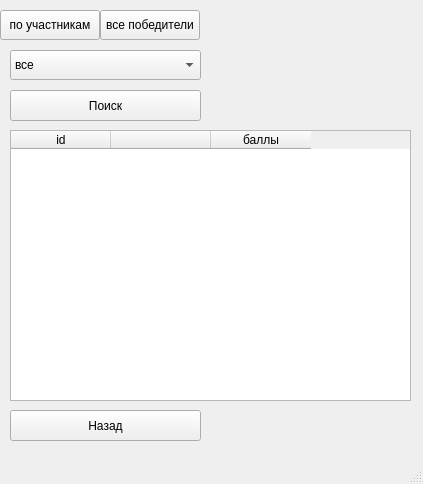
<?xml version="1.0" encoding="UTF-8"?>
<ui version="4.0">
 <class>MainWindow</class>
 <widget class="QMainWindow" name="MainWindow">
  <property name="geometry">
   <rect>
    <x>0</x>
    <y>0</y>
    <width>423</width>
    <height>484</height>
   </rect>
  </property>
  <property name="minimumSize">
   <size>
    <width>423</width>
    <height>473</height>
   </size>
  </property>
  <property name="windowTitle">
   <string>Статистика</string>
  </property>
  <property name="windowOpacity">
   <double>4.000000000000000</double>
  </property>
  <property name="autoFillBackground">
   <bool>false</bool>
  </property>
  <widget class="QWidget" name="centralwidget">
   <widget class="QComboBox" name="comboBox">
    <property name="geometry">
     <rect>
      <x>10</x>
      <y>50</y>
      <width>191</width>
      <height>30</height>
     </rect>
    </property>
    <item>
     <property name="text">
      <string>все</string>
     </property>
    </item>
   </widget>
   <widget class="QTableWidget" name="tableWidget">
    <property name="geometry">
     <rect>
      <x>10</x>
      <y>130</y>
      <width>401</width>
      <height>271</height>
     </rect>
    </property>
    <column>
     <property name="text">
      <string>id</string>
     </property>
    </column>
    <column>
     <property name="text">
      <string/>
     </property>
    </column>
    <column>
     <property name="text">
      <string>баллы</string>
     </property>
    </column>
   </widget>
   <widget class="QPushButton" name="btn_search">
    <property name="geometry">
     <rect>
      <x>10</x>
      <y>90</y>
      <width>191</width>
      <height>31</height>
     </rect>
    </property>
    <property name="text">
     <string>Поиск</string>
    </property>
   </widget>
   <widget class="QPushButton" name="btn_back">
    <property name="geometry">
     <rect>
      <x>10</x>
      <y>410</y>
      <width>191</width>
      <height>31</height>
     </rect>
    </property>
    <property name="text">
     <string>Назад</string>
    </property>
   </widget>
   <widget class="QPushButton" name="filter0">
    <property name="geometry">
     <rect>
      <x>0</x>
      <y>10</y>
      <width>100</width>
      <height>30</height>
     </rect>
    </property>
    <property name="autoFillBackground">
     <bool>false</bool>
    </property>
    <property name="styleSheet">
     <string notr="true">QPushButton {background-color:&quot;white&quot;}</string>
    </property>
    <property name="text">
     <string>по участникам</string>
    </property>
   </widget>
   <widget class="QPushButton" name="filter1">
    <property name="geometry">
     <rect>
      <x>100</x>
      <y>10</y>
      <width>100</width>
      <height>30</height>
     </rect>
    </property>
    <property name="styleSheet">
     <string notr="true">QPushButton {background-color:None}</string>
    </property>
    <property name="text">
     <string>все победители</string>
    </property>
   </widget>
  </widget>
  <widget class="QMenuBar" name="menubar">
   <property name="geometry">
    <rect>
     <x>0</x>
     <y>0</y>
     <width>423</width>
     <height>21</height>
    </rect>
   </property>
  </widget>
  <widget class="QStatusBar" name="statusbar"/>
 </widget>
 <resources/>
 <connections/>
</ui>
